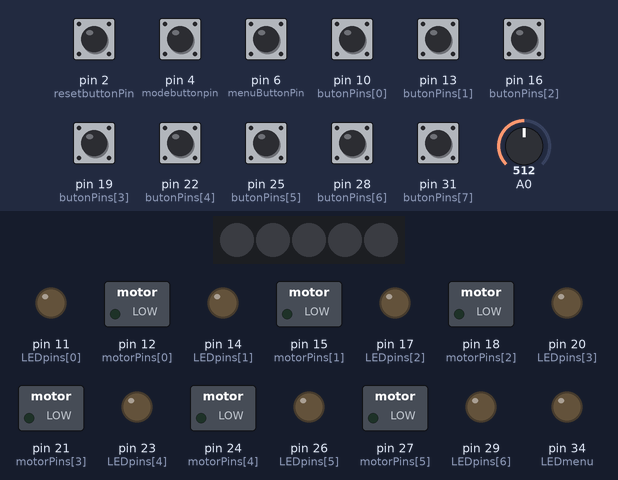
Bench run of a sketch on a simulated Arduino Mega 2560, built with avr-gcc and run on an emulated ATmega2560. On the bench: 5 RGB LEDs in strip order, left to right, switched loads named in the sketch (green lamp = pin HIGH), output pins drawn as LEDs (lit = HIGH). Inputs (shaded band) come from the test bench; at power-on: pin 2 (resetbuttonPin), pin 4 (modebuttonpin), pin 6 (menuButtonPin), pin 10 (butonPins[0]), pin 13 (butonPins[1]), pin 16 (butonPins[2]), pin 19 (butonPins[3]), pin 22 (butonPins[4]), pin 25 (butonPins[5]), pin 28 (butonPins[6]), pin 31 (butonPins[7]) HIGH, A0 = 512. Dim RGB values are drawn brighter than linear; what the sketch prints to the serial monitor is not drawn.

Above: at 1.2 s.
1.3 s: pin 10 (butonPins[0]) pulled LOW for 0.15 s
At 1.9 s:
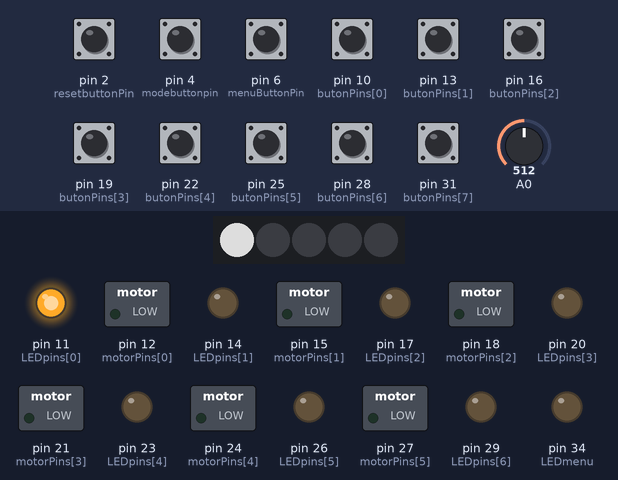
2.9 s: pin 4 (modebuttonpin) pulled LOW for 0.15 s
3.6 s: pin 4 (modebuttonpin) pulled LOW for 1 s
6.1 s: pin 13 (butonPins[1]) pulled LOW for 0.15 s
At 6.7 s:
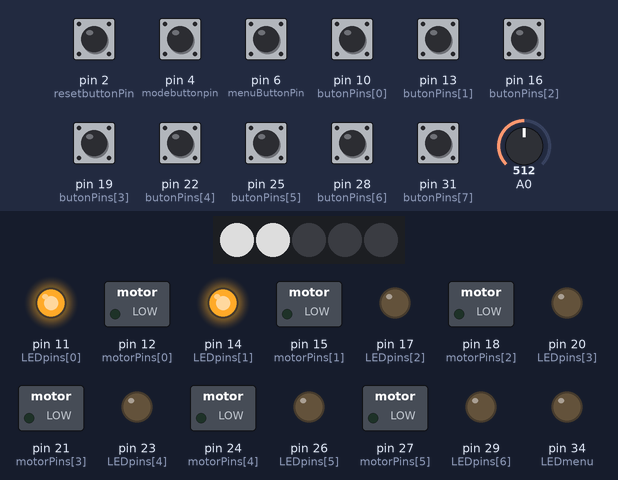
7.7 s: pin 16 (butonPins[2]) pulled LOW for 0.15 s
At 8.9 s:
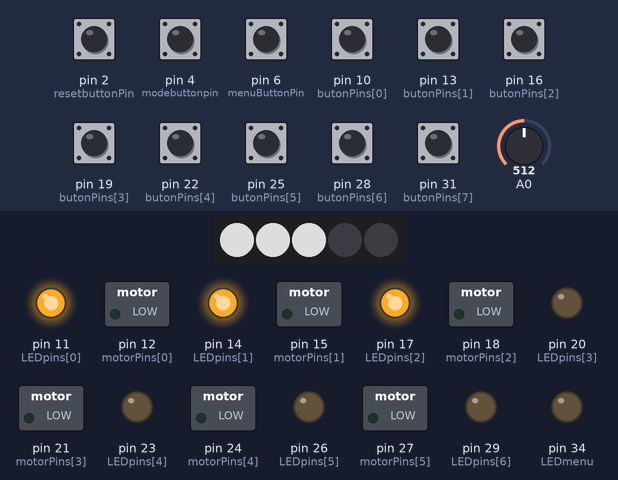
9.3 s: pin 4 (modebuttonpin) pulled LOW for 0.15 s
At 10.6 s:
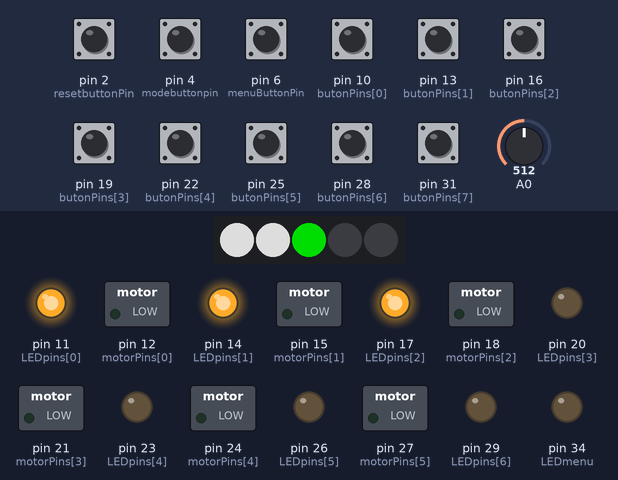
Timing chart, 0 to 15.3 s (numbered marks = the images above; inputs shaded):
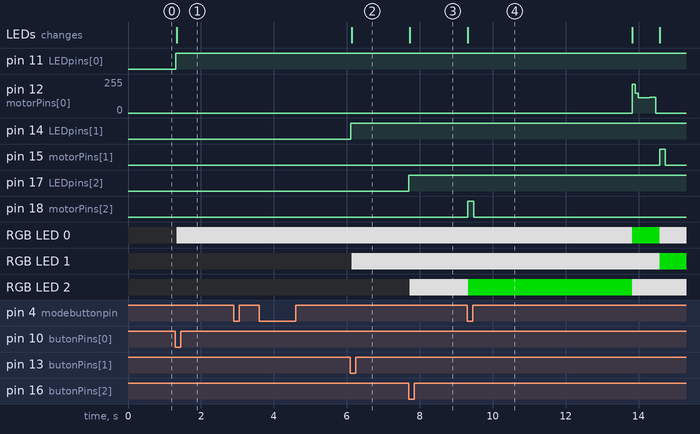

The sketch:

sequencer_enter_pattern.ino
```cpp
unsigned long time;
unsigned long startMillis;  //some global variables available anywhere in the program
unsigned long currentMillis;
unsigned long period = 0;
int countUp = 0;            //creates a variable integer called 'countUp'

//Button/LED/Motor selection pin
// initial button values
int butonPins[16] = {10, 13, 16, 19, 22, 25, 28, 31 , 10, 13, 16, 19, 22, 25, 28, 31};
int LEDpins[16] = {11, 14, 17, 20, 23, 26, 29, 32, 11, 14, 17, 20, 23, 26, 29, 32};
bool LEDstates[16] = {false, false, false, false, false, false, false, false, false, false, false, false, false, false, false, false};
bool Bstates[16] = {false, false, false, false, false, false, false, false, false, false, false, false, false, false, false, false};
bool prevBstates[16] = {false};
int motorPins[16] = {12, 15, 18, 21, 24, 27, 30, 33, 12, 15, 18, 21, 24, 27, 30, 33 };


unsigned long p = 1000;
unsigned long sm = 0;  //some global variables available anywhere in the program
unsigned long cm;

// counters
int counter = 0;
unsigned long period1 = 80;
int counting = 0;
int menuButtonPin = 6;
bool menuBstate = false;
int prevMenuBstate = false;

int resetbuttonPin = 2;
bool resetbuttonstate = false;
int prevresetbuttonstate = false;
int counter1 = 0;

int modebuttonpin = 4;
bool modebuttontate = false;
int prevmodebuttonstate = false;
int counter2 = 0;

int      c = 8;

// beat experiences
int myARRAY1[11] = {217, 150, 115, 115, 114, 116, 119, 119, 0, 0, 0};
int myARRAY2[11] = {140, 180, 100, 145, 253, 100, 235, 238, 0, 0, 0};
int myARRAY3[11] = {60, 80, 100, 160, 250, 100, 80, 30, 0, 0, 0};


//// Bass, Snare, HHC, HHO , HITom
//int myARRAYHHC[17] = {222, 43, 6, 3, 0, 0 , 0 , 0 , 0 , 0 , 0 , 0 , 0 , 0, 0 , 0 , 0};
//int myARRAYHHO[17] = {222, 213, 250, 2, 0, 0, 0, 0 , 0 , 0 , 0 , 0 , 0, 0 , 0 , 0};
//int myARRAYHITom[17] = {120, 120, 120, 140, 106, 80, 58, 42, 31, 22, 16, 11, 7, 4, 2, 1, 0};
//int myARRAYsnare[17] = {143, 120, 120, 80, 40, 0 , 0 , 0 , 0 , 0 , 0 , 0 , 0 , 0, 0 , 0 , 0};
int count[8] = {0};
int index[8] = {0};

int speedperiod[8] { 80, 80, 80, 80, 80, 80, 80, 80};
int speedperiod1[8] { 80, 80, 80, 80, 80, 80, 80, 80};
int speedperiod2[8] { 80, 80, 80, 80, 80, 80, 80, 80};
int val = 0;
int idexmax;
int indexbiggest;

unsigned long startMillis1[8] = { 0, 0, 0, 0, 0, 0, 0, 0};  //some global variables available anywhere in the program
unsigned long currentMillis1[8] = { 0, 0, 0, 0, 0, 0, 0, 0};  //some global variables available anywhere in the program

#define LEDmenu 34  // The pin the LED is connected to


int red_light_pin = 35;
int green_light_pin = 36;
int blue_light_pin = 37;


#include <Adafruit_NeoPixel.h>
#ifdef __AVR__
#include <avr/power.h> // Required for 16 MHz Adafruit Trinket
#endif
// Which pin on the Arduino is connected to the NeoPixels?
#define PIN        8 // On Trinket or Gemma, suggest changing this to 1
// How many NeoPixels are attached to the Arduino?
#define NUMPIXELS 5 // Popular NeoPixel ring size
Adafruit_NeoPixel pixels(NUMPIXELS, PIN, NEO_GRB + NEO_KHZ800);


///// testing with an array see if it works to note down the on and off beats--------------------------------------------------------
int number = 0;
int anArray[16] = {-1,-1,-1,-1,-1,-1,-1,-1,-1,-1,-1,-1,-1,-1,-1,-1}; //an array capable of holding 20 entries numbered 0 to 19
int arrayIndex = 0;


void setup() {

  Serial.begin(115200);
  pixels.begin();

  // setup each sequencer button
  for (int i = 0; i < 8; i++) {
    pinMode(butonPins[i], INPUT_PULLUP);
    pinMode(LEDpins[i], OUTPUT);
    pinMode(motorPins[i], OUTPUT);
  }

  pinMode(menuButtonPin, INPUT_PULLUP);

  pinMode(resetbuttonPin, INPUT_PULLUP);
  pinMode(modebuttonpin, INPUT_PULLUP);


  pinMode(LEDmenu, OUTPUT); // Declare the LED as an output

int x = 0;

int inputtedarray1[16];       // trying to link counter to an array for playing this specific vibraiton of beat

}


void loop() {


  prevmodebuttonstate = modebuttontate;
  modebuttontate = digitalRead(modebuttonpin);
  if (prevmodebuttonstate == HIGH && modebuttontate == LOW) {
    counter2++;   //Adds 1 to the countUp int on every loop
  }
  else {}
  // menu counter
  if (counter2 > 1) {
    counter2 = 0;

  }
  // write modeeeeeeeeeeeeeeee
  if ( counter2 == 0 )  {
    //  Serial.println("MODE: Write ");

    // check the sequencer buttons for press
    doButtons();
    //8th bar or 16th bar
    resetmode();

  }
  // play modeeeeeeeeeeeeeeee

  if ( counter2 == 1 )  {
    //   Serial.println("MODE: Play ");
    BPMchoices();

    //Serial.println(counter);
    // check the menu buttons for press
    timeperperiod();

    //Menu button switching
    menubpmbutton();
    //menu BPM choices
    //counter if = and led = then
    motorvibrate();
    Ledstatewheninplaymode();
  }

}


void doButtons()
{


  // check for button push on each sequencer button
  for (int i = 0; i < 8; i++) {
    //   Serial.print(Bstates[i]);
    //  Serial.print(" ");
    prevBstates[i] = Bstates[i];
    Bstates[i] = digitalRead(butonPins[i]);
    if (prevBstates[i] == HIGH && Bstates[i] == LOW && i < 8) {
      // the button is pressed
      Serial.print("Button pressed. Num: ");
      Serial.println(i);
      LEDstates[i] = !LEDstates[i];
      digitalWrite(LEDpins[i], LEDstates[i]);


    if ( counter == 0 )
  /////////////////////////// and led inouted states is high writre an array of the hgih ones when the motor is going off when the array number matches the count number        myARRAY1[index[i]];


      if (LEDstates[i] == HIGH) {
//        Serial.println("LED is on");
//        Serial.print("order");
//        Serial.print(arrayIndex);
//        Serial.print("number entered");
        anArray[arrayIndex] = i;
//       Serial.println(anArray[arrayIndex]);
//if the arrayIndex number and the number entered  so the count up is eauals to the anArray[arrayIndex]

        arrayIndex++;


      } else {
//        Serial.println("LED is off");
      }

      // Reset the index??
     if (arrayIndex >15)
     {arrayIndex = 0;}

    }
    // if led low - idex Shuffle down all the entries one space so the unused one is at the end Decrement the count of entries
if (LEDstates[i] == LOW && prevBstates[i] == LOW && Bstates[i] == HIGH && i < 8)
{
 // arrayIndex = arrayIndex -1;        repreats a -1 which is inaccurate it should only be once to move the position back
        anArray[arrayIndex] = -1;

        Serial.println("yoooo");

}

for(int i = 0; i < 16; i++)
{
  Serial.print(anArray[i]);
}
  }


}


void menubpmbutton()

{

                                     // testing different vibration expereinces
  prevMenuBstate = menuBstate;
  menuBstate = digitalRead(menuButtonPin);
  if (prevMenuBstate == HIGH && menuBstate == LOW) {
    counter++;   //Adds 1 to the countUp int on every loop
  }
  else {}
  // menu counter
  if (counter > 2) {
    counter = 0;
  }
  for (int i = 0; i < 8; i++) {

    if ( counter == 0 )
    {
     myARRAY1[index[i]];
    }
    if ( counter == 1 )
    {
     myARRAY1[index[i]] = myARRAY2[index[i]];
    }
    if ( counter == 2 )
    { //Serial.println("Snare");
     myARRAY1[index[i]] = myARRAY3[index[i]];
    }


  }


}


void  resetmode()  // use this as creating 8 bar and 16 bars swappping from 1-8 -9-17

{


  prevresetbuttonstate = resetbuttonstate;
  resetbuttonstate = digitalRead(resetbuttonPin);
  if (prevresetbuttonstate == HIGH && resetbuttonstate == LOW) {
    counter1++;
  }
  else {}
  // menu counter
  if (counter1 > 1) {
    counter1 = 0;


  }

  if ( counter1 == 0 )  {
    // if only using first page then 8 bars
    // Serial.println ("8 Bar!");

    if (countUp >= 8) {
      countUp = 0;
    }
    c = 8;
    // RBG CHANGE COLOUR
    period = 0;

    for (int i = 0; i < 8; i++) {
      if (LEDstates[i] == HIGH) {
        pixels.setPixelColor(i, pixels.Color(150, 150, 150 ));
        pixels.show();   // Send the updated pixel colors to the hardware.


        // manybe write array of inputted 1-8 and then extract when going back into this mode

      }
      else {
        pixels.setPixelColor(i, pixels.Color(0 , 0, 0 ));

        pixels.show();   // Send the updated pixel colors to the hardware.
      }


    }
  }


  if ( counter1 == 1 )  {

    //


    // if only using first page then 16 bars
    c = 16;
    // also double speed
    //Serial.println ("16 Bar!");
    // RBG CHANGE COLOUR

    //Can enter into part 2 of 9-16 button 1 = 9

    // check for button push on each sequencer button
    for (int i = 8; i < 16; i++) {

      prevBstates[i] = Bstates[i];
      Bstates[i] = digitalRead(butonPins[i]);
      if (prevBstates[i] == HIGH && Bstates[i] == LOW) {
        // the button is pressed
        Serial.print("Button pressed. Num: ");
        Serial.println(i);
        LEDstates[i] = !LEDstates[i];
        digitalWrite(LEDpins[i], LEDstates[i]);
        if (LEDstates[i] == HIGH) {
          Serial.println("LED is on");
        } else {
          Serial.println("LED is off");
        }

        {

          //-8 to get the orignial 0-7 numbers for led
          if (LEDstates[i] == HIGH) {
            pixels.setPixelColor(i - 8, pixels.Color(150, 150, 0 ));
            pixels.show();   // Send the updated pixel colors to the hardware.    };
          }
          else {
            pixels.setPixelColor(i - 8, pixels.Color(0 , 0, 0 ));
            pixels.show();   //(255,255,0) Send the updated pixel colors to the hardware.    }
          }
        }
      }
    }
  }

}


void timeperperiod()

{
  millis();
  //prints time since program started
  // Serial.println(time);
  // wait a second so as not to send massive amounts of data

  {
    currentMillis = millis(); //get the current "time" (actually the number of milliseconds since the program started)

    if (currentMillis - startMillis >= period)  //test whether the period has elapsed
    {


      Serial.print("CurrentMillis: ");
      Serial.println(currentMillis);
      startMillis = currentMillis;  //IMPORTANT to save the start time of the current LED state.
      analogWrite(LEDmenu, 255); // Turn the LED on

      //add counter to loop

      countUp++;                //Adds 1 to the countUp int on every loop
      Serial.println (period);

      if (countUp >= c) {
        countUp = 0;
      }
      Serial.print("-Steps ");
      Serial.println(countUp);
      Serial.print("period: ");
      Serial.println(period);
    }
    else
    { analogWrite(LEDmenu, 0); // Turn the LED on
    }

  }
}


void BPMchoices()

{

  // Double speed for change of 16bars
  if (c == 16 && period == 500)
  {
    period = 250;
  }
  if (c == 16 && period == 1000)
  {
    period = 501;
  }
  if (c == 16 && period == 750)
  {
    period = 375;
  }


  for (int i = 0; i < 8; i++) {
    int sensorValue = analogRead(A0);
    // print out the value you read:

    if (  sensorValue < 341 && sensorValue > 0)
    { //Serial.println("1");
      //    Serial.println(" 60bpm");
      period = 1000;
      p = 1000;
      speedperiod[i] = speedperiod1[i];

    }
    if ( sensorValue >= 341 && sensorValue < 682)
    { //Serial.println("2");
      //       Serial.println(" 80bpm");
      period = 750;
      p = 750;
      speedperiod[i] = speedperiod[i];


    }
    if ( sensorValue >= 682 && sensorValue < 1023)
    { //Serial.println("3");
      //  Serial.println(" 120bpm");
      period = 500;
      p = 500;
      speedperiod[i] = speedperiod2[i];

    }
  }


}
void motorvibrate()

{
  for (int i = 0; i < 8; i++) {
    if (countUp == i  && LEDstates[i] == HIGH) {

      currentMillis1[i] = millis();
      if (currentMillis1[i] - startMillis1[i] >= speedperiod[i])  //test whether the period has elapsed
      {
        startMillis1[i] = currentMillis1[i];  //IMPORTANT to save the start time of the current LED state.
        count[i] = index[i];
        analogWrite(motorPins[i], myARRAY1[index[i]]);
        index[i]++;
        Serial.print ("motor = ");
        Serial.println (myARRAY1[index[i]]);
      }
      if ( index[i] > 10) {
        index[i] = 11;
      }
    } else {
      index[i] = 0;
      analogWrite(motorPins[i], 0);
    }
  }
}

void  Ledstatewheninplaymode()

{
  for (int i = 0; i < 8; i++) {
    if (countUp == i  && LEDstates[i] == HIGH) {
      pixels.setPixelColor(i, pixels.Color(0, 150, 0 ));
      pixels.show();   // Send the updated pixel colors to the hardware.
    }
    else {

    }
    //fix up turn green off when not on
    if (countUp == !i  && pixels.Color(0, 150, 0) && LEDstates[i] == HIGH)  {
      pixels.show();   // Send the updated pixel colors to the hardware.
      pixels.setPixelColor(i, pixels.Color(150, 150, 150 ));
      pixels.show();   // Send the updated pixel colors to the hardware.
    }

  }
}
```

Measured:
- after the input at 1.3 s, pin 11 (LEDpins[0]): LOW → HIGH at once; RGB LED 0: off → RGB(150, 150, 150) at once; the LEDs: change at once (image 1)
- after the input at 3.6 s, every drawn part: stays the same
- after the input at 6.1 s, pin 14 (LEDpins[1]): LOW → HIGH at once; RGB LED 1: off → RGB(150, 150, 150) at once; the LEDs: change at once (image 2)
- after the input at 7.7 s, pin 17 (LEDpins[2]): LOW → HIGH at once; RGB LED 2: off → RGB(150, 150, 150) at once; the LEDs: change at once (image 3)
- after the input at 9.3 s, pin 15 (motorPins[1]): LOW → HIGH after 5.3 s, → LOW 0.16 s later; pin 18 (motorPins[2]): LOW → HIGH at once, → LOW 0.16 s later
